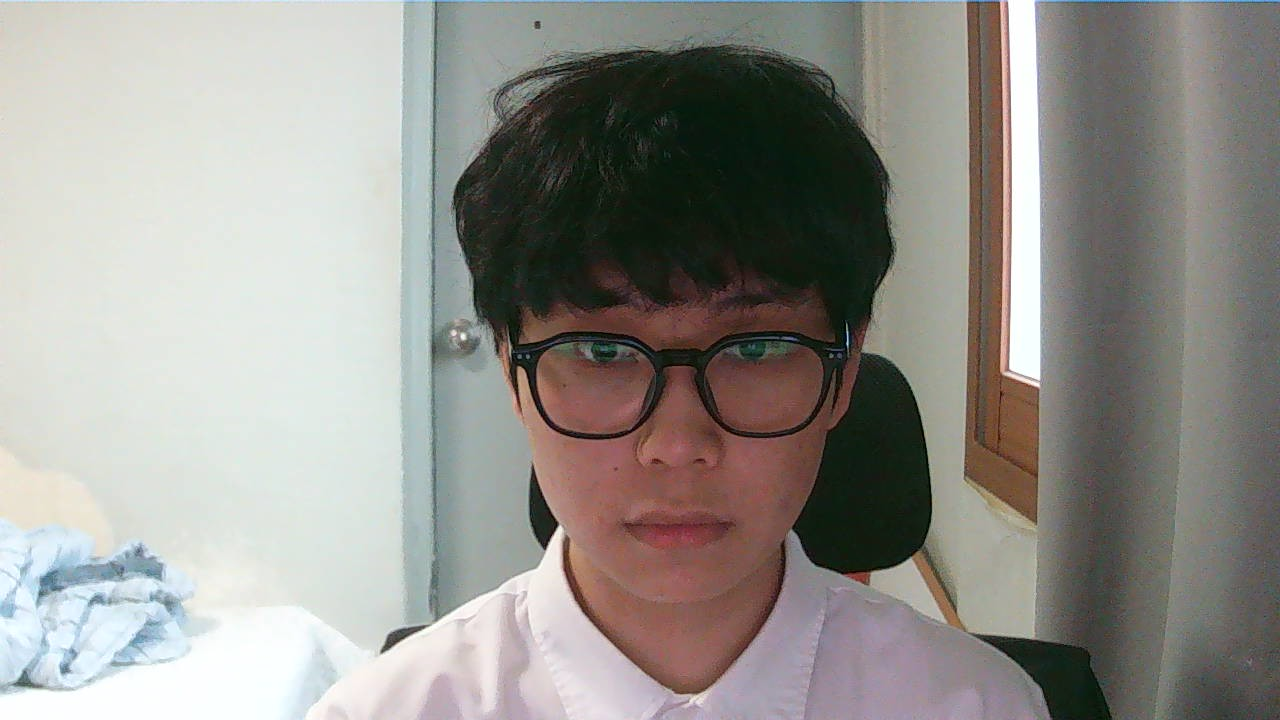
#> input picture Computer_Vision/CV02/my_face1.jpg, 1280 x 720 px, found by its file name
$ jupyter execute --allow-errors Untitled.ipynb   (shell and % lines are left out)
#> lines starting #> are read from the running program, lines starting #| are printed output that depends on the picture
[cell 1]
import cv2
import os
import numpy as np
import torch
import torchvision.transforms as T
from torchvision.models.segmentation import deeplabv3_resnet101
import matplotlib.pyplot as plt

home_dir = os.getenv('HOME')
img_path = os.path.join(home_dir, "work/workplace/AIFFEL_quest_eng/Computer_Vision/CV02/my_face1.jpg")
img_orig = cv2.imread(img_path)
#> img_orig is the input picture: shape (720, 1280, 3); mean B, G, R 140.6, 145.8, 147.8

print(f"이미지 크기: {img_orig.shape}")
#| 이미지 크기: (720, 1280, 3)

plt.imshow(cv2.cvtColor(img_orig, cv2.COLOR_BGR2RGB))
plt.show()

#> (a cell that did not finish here is left out)

#> (a cell that did not finish here is left out)

#> (a cell that did not finish here is left out)

#> (a cell that did not finish here is left out)

#> (a cell that did not finish here is left out)

#> (a cell that did not finish here is left out)

[cell 8]
img_orig_blur = cv2.blur(img_orig, (13, 13))
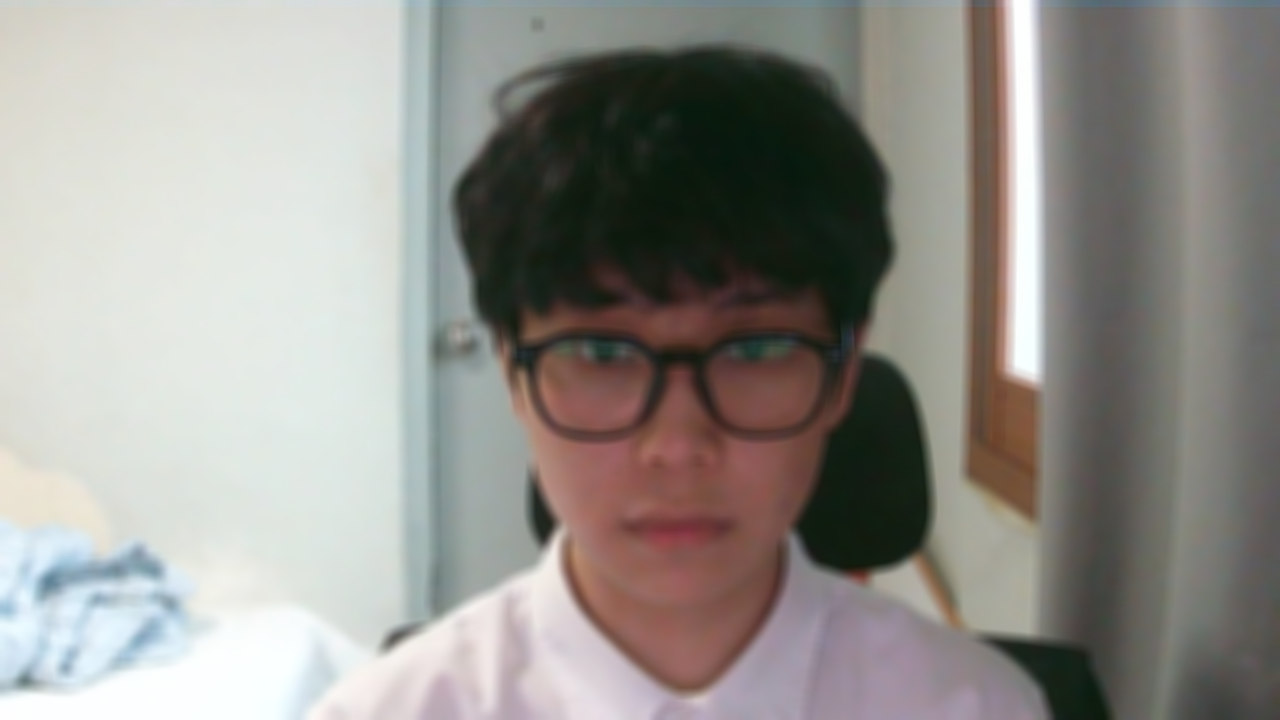
#> img_orig_blur: shape (720, 1280, 3); mean B, G, R 140.6, 145.7, 147.8
plt.imshow(cv2.cvtColor(img_orig_blur, cv2.COLOR_BGR2RGB))
plt.show()


$ run again, with Computer_Vision/CV02/my_face2.jpg copied over Computer_Vision/CV02/my_face1.jpg
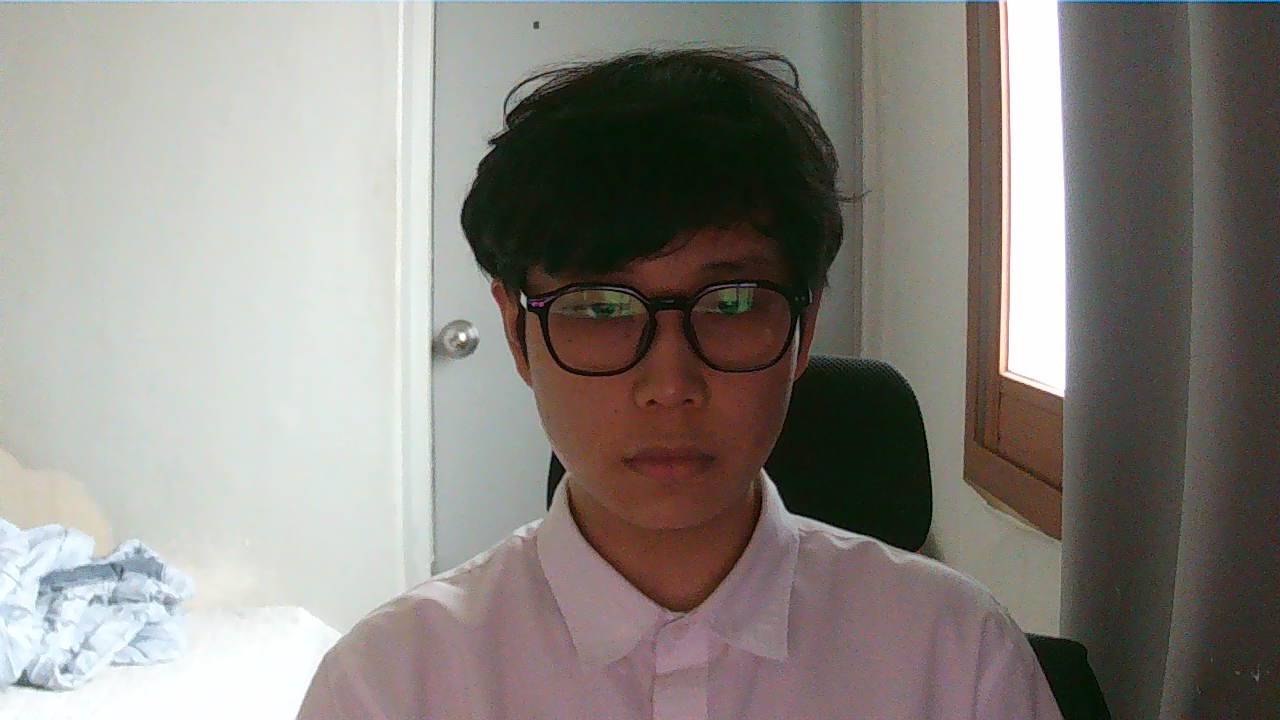
#> input picture Computer_Vision/CV02/my_face2.jpg, 1280 x 720 px, found by its file name
#> img_orig is the input picture: shape (720, 1280, 3); mean B, G, R 127.5, 133.3, 137.2
#| 이미지 크기: (720, 1280, 3)
#> `img_orig_blur = cv2.blur(img_orig, (13, 13))`:
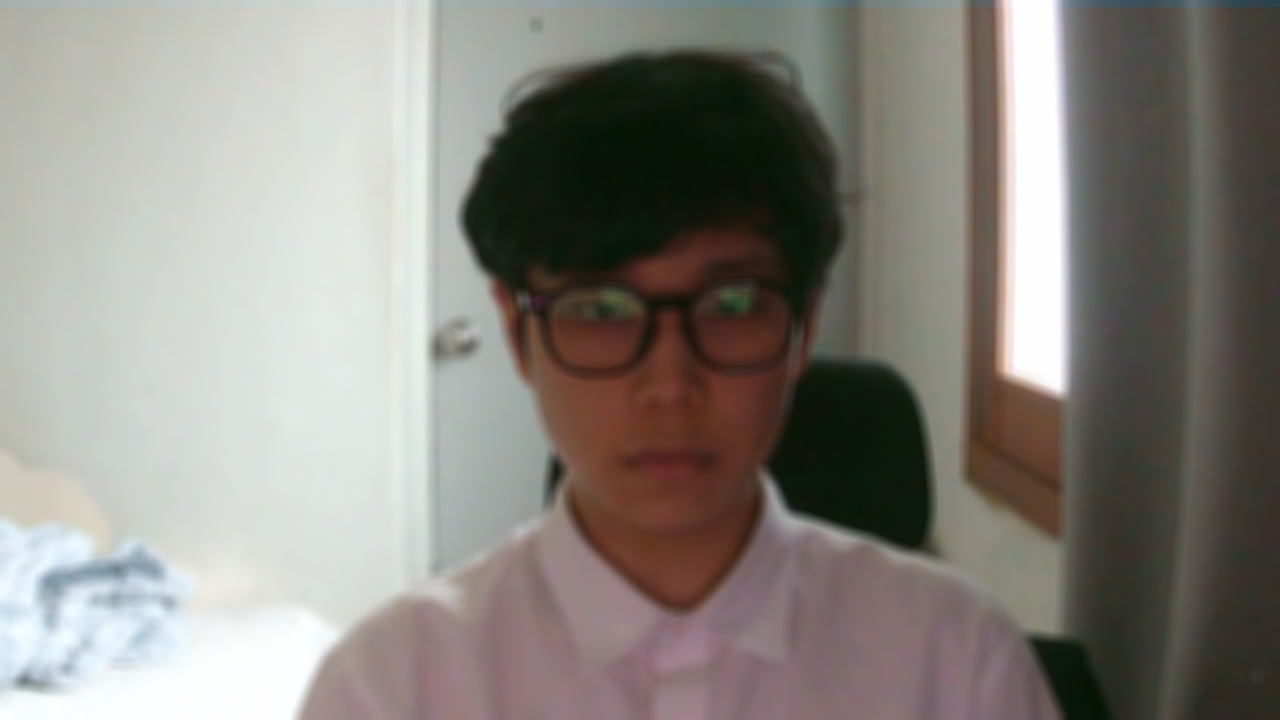
#> img_orig_blur: shape (720, 1280, 3); mean B, G, R 127.5, 133.3, 137.2

$ run again, with Computer_Vision/CV02/my_face3.jpg copied over Computer_Vision/CV02/my_face1.jpg
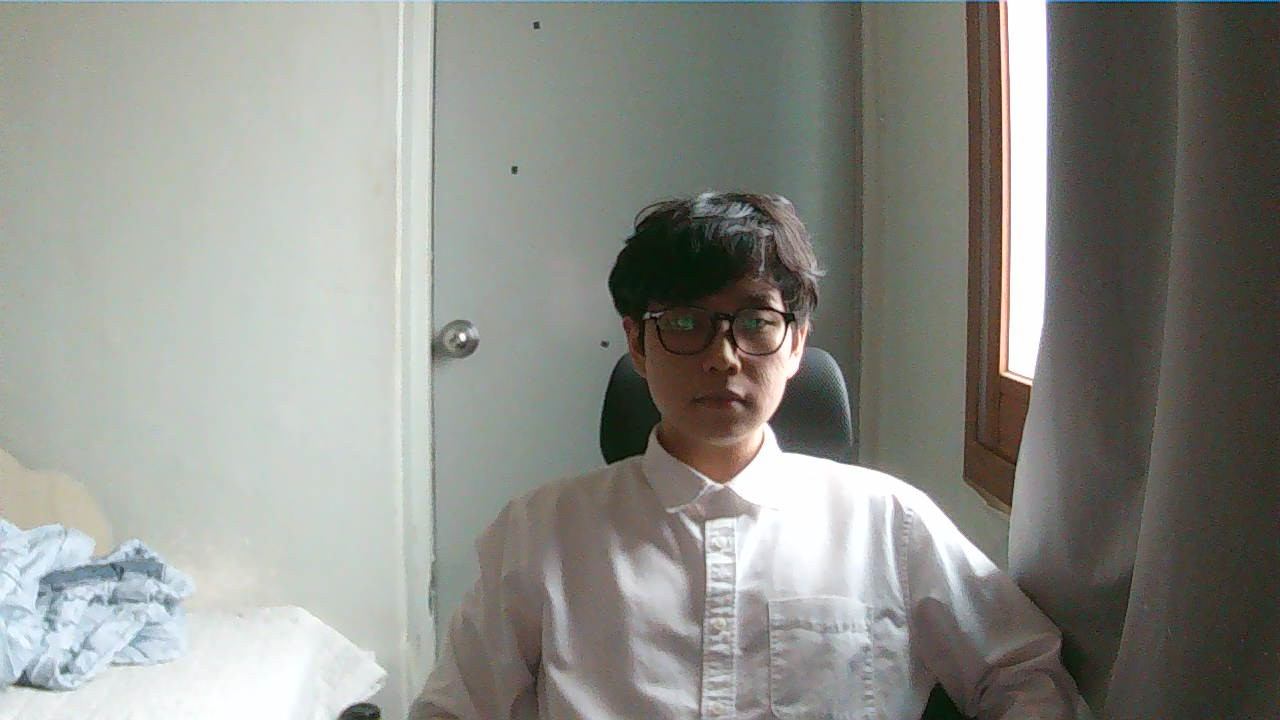
#> input picture Computer_Vision/CV02/my_face3.jpg, 1280 x 720 px, found by its file name
#> img_orig is the input picture: shape (720, 1280, 3); mean B, G, R 135.6, 141.4, 140.3
#| 이미지 크기: (720, 1280, 3)
#> `img_orig_blur = cv2.blur(img_orig, (13, 13))`:
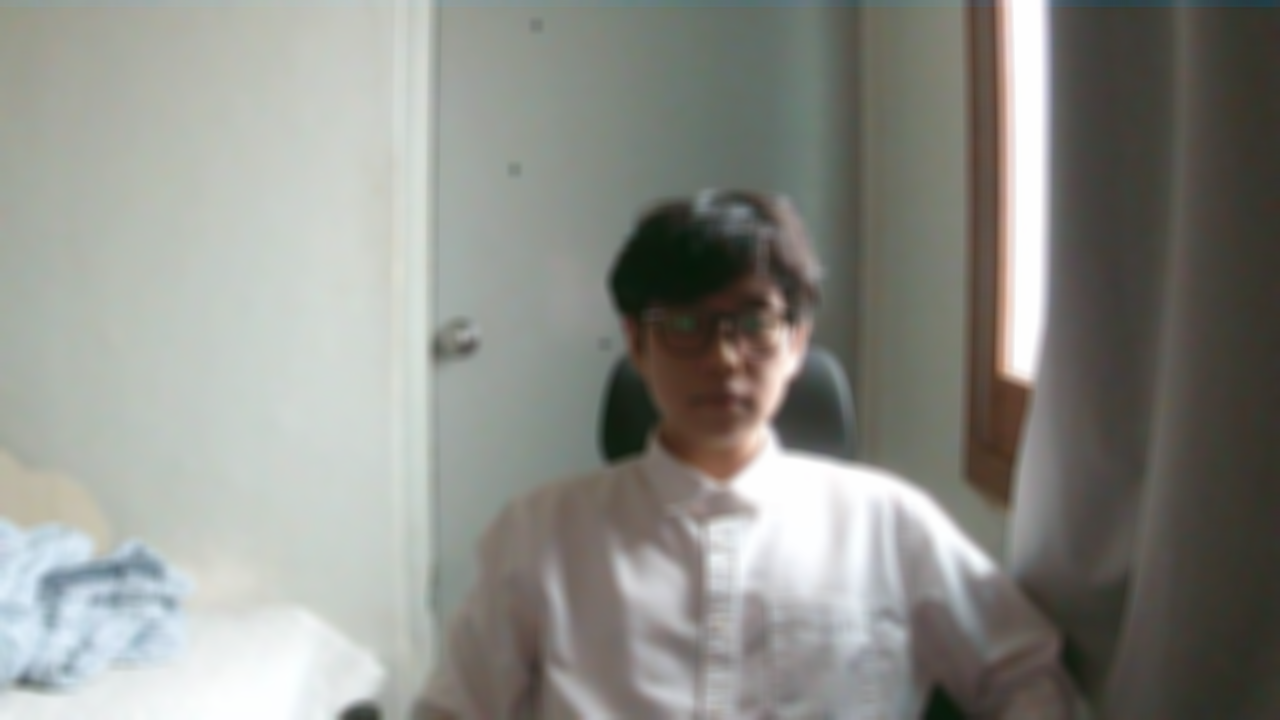
#> img_orig_blur: shape (720, 1280, 3); mean B, G, R 135.6, 141.4, 140.3

$ run again, with Computer_Vision/CV02/my_face4.jpg copied over Computer_Vision/CV02/my_face1.jpg
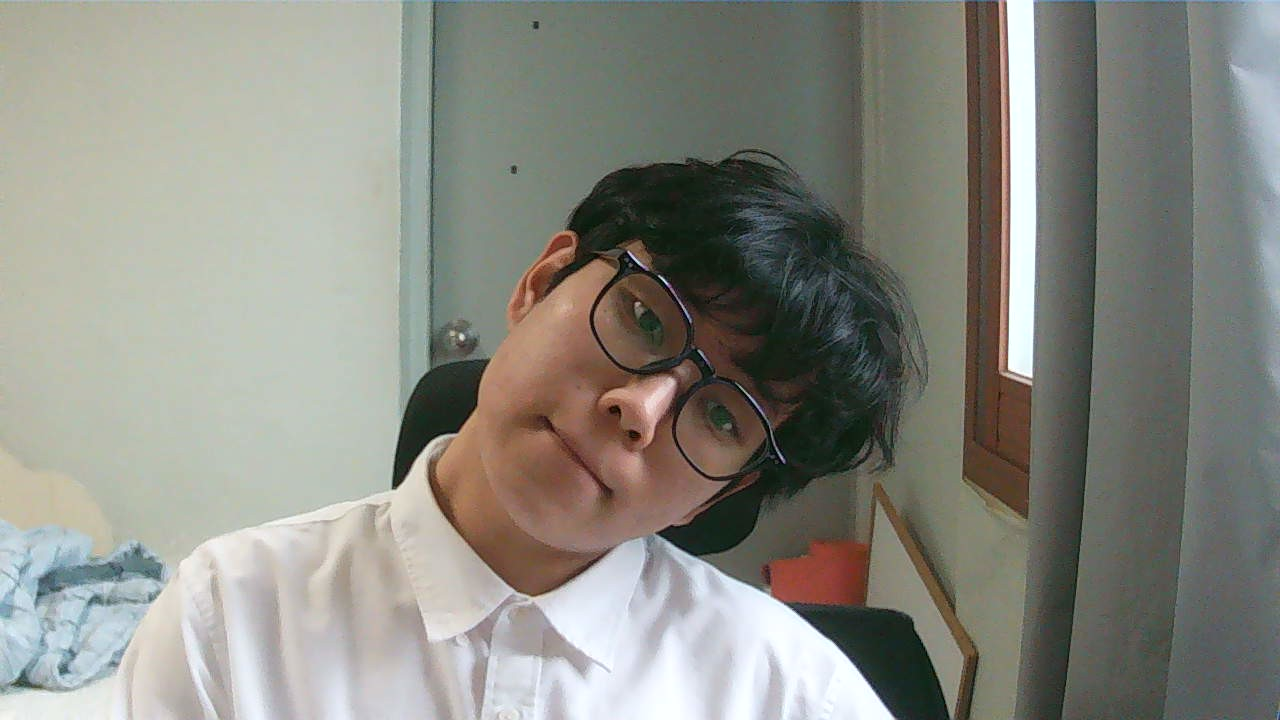
#> input picture Computer_Vision/CV02/my_face4.jpg, 1280 x 720 px, found by its file name
#> img_orig is the input picture: shape (720, 1280, 3); mean B, G, R 130.1, 138.1, 137.8
#| 이미지 크기: (720, 1280, 3)
#> `img_orig_blur = cv2.blur(img_orig, (13, 13))`:
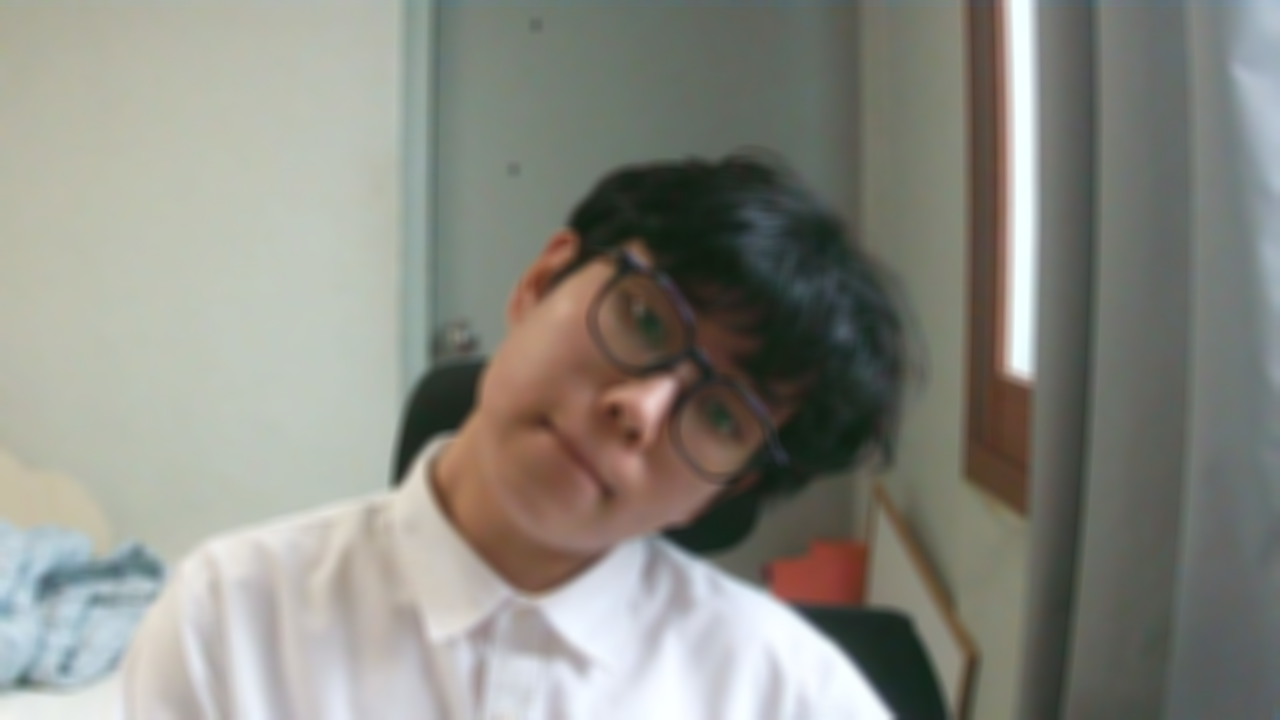
#> img_orig_blur: shape (720, 1280, 3); mean B, G, R 130, 138.1, 137.8
